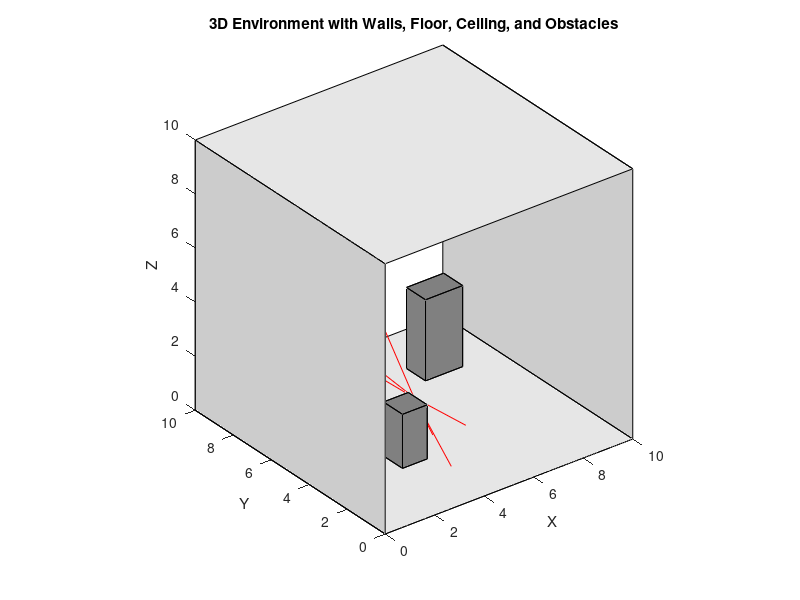

Source code (MATLAB):
% Main function to set up the environment
function createEnvironment()
    % Define the environment's dimensions
    envWidth = 10; % Width of the environment
    envHeight = 10; % Height of the environment
    envDepth = 10; % Depth of the environment

    % Initialize figure for 3D plotting
    figure;
    hold on;
    axis equal;
    xlabel('X'); ylabel('Y'); zlabel('Z');
    xlim([0 envWidth]); ylim([0 envDepth]); zlim([0 envHeight]);

    % Create walls
    createWall([0 0 0], [envWidth 0 envHeight]); % Back wall
    createWall([0 envDepth 0], [envWidth envDepth envHeight]); % Front wall
    createWall([0 0 0], [0 envDepth envHeight]); % Left wall
    createWall([envWidth 0 0], [envWidth envDepth envHeight]); % Right wall

    % Create floor and ceiling
    createFloor([0 0 0], [envWidth envDepth 0]); % Floor
    createFloor([0 0 envHeight], [envWidth envDepth envHeight]); % Ceiling

    % Create obstacles
    createObstacle([3 3 0], [1 1 2]); % Obstacle 1
    createObstacle([7 7 0], [1.5 1 3]); % Obstacle 2

    % Plot rays originating from a sample transmitter position
    transceiverPosition = [5 5 1]; % Example transmitter position
    plotRays(transceiverPosition, 10); % Generate and plot 5 rays

    hold off;
    view(3); % Set 3D view
    title('3D Environment with Walls, Floor, Ceiling, and Obstacles');
end

% Function to create a wall between two corners in 3D space
function createWall(startCorner, endCorner)
    % Draw a plane representing a wall
    fill3([startCorner(1), endCorner(1), endCorner(1), startCorner(1)], ...
          [startCorner(2), startCorner(2), endCorner(2), endCorner(2)], ...
          [startCorner(3), endCorner(3), endCorner(3), startCorner(3)], ...
          [0.8, 0.8, 0.8]); % Gray color for walls
end

% Function to create a floor or ceiling between two corners
function createFloor(startCorner, endCorner)
    % Draw a plane representing a floor or ceiling
    fill3([startCorner(1), endCorner(1), endCorner(1), startCorner(1)], ...
          [startCorner(2), startCorner(2), endCorner(2), endCorner(2)], ...
          [startCorner(3), startCorner(3), endCorner(3), endCorner(3)], ...
          [0.9, 0.9, 0.9]); % Light gray color for floor/ceiling
end

% Function to create a rectangular obstacle
function createObstacle(position, size)
    % Define the 8 corners of the cuboid
    x = [0 1 1 0 0 1 1 0] * size(1) + position(1);
    y = [0 0 1 1 0 0 1 1] * size(2) + position(2);
    z = [0 0 0 0 1 1 1 1] * size(3) + position(3);

    % Define faces of the cuboid
    faces = [1 2 3 4; 5 6 7 8; 1 2 6 5; 2 3 7 6; 3 4 8 7; 4 1 5 8];

    % Draw the cuboid as a set of faces
    patch('Vertices', [x', y', z'], 'Faces', faces, 'FaceColor', [0.5, 0.5, 0.5]);
end

% Function to plot rays originating from a transmitter in random directions
function plotRays(position, numRays)
    for i = 1:numRays
        % Generate a random direction for the ray
        direction = rand(1, 3) - 0.5;
        direction = direction / norm(direction); % Normalize direction

        % Define the ray end point for visualization
        endPoint = position + direction * 5; % Scale to adjust ray length

        % Plot the ray
        plot3([position(1) endPoint(1)], [position(2) endPoint(2)], [position(3) endPoint(3)], 'r-');
    end
end